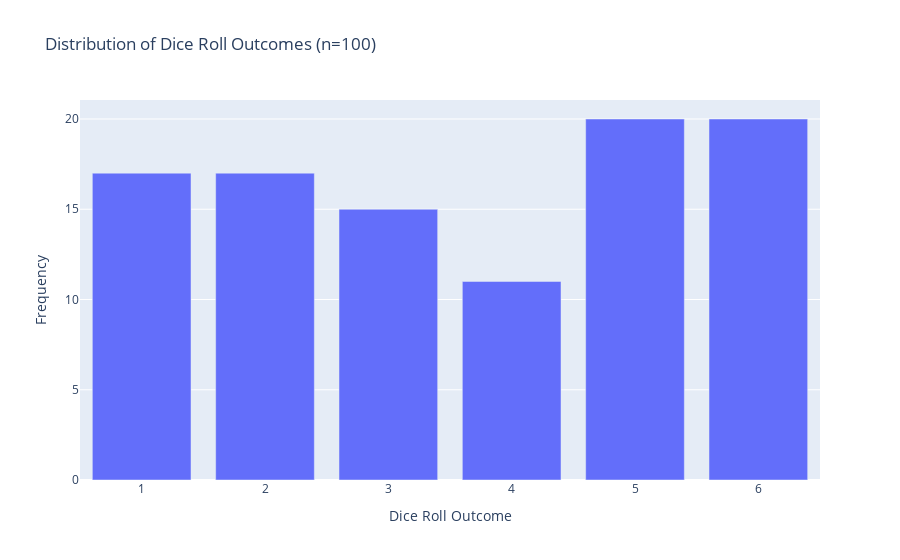

The notebook cell this image was saved under:
### Code cell
import plotly.graph_objects as go


def plot_dice_distribution(counts):
    # Convert counts to a list of tuples (outcome, frequency)
    data = [(outcome, freq) for outcome, freq in counts.items()]

    # Sort the data by outcome
    data.sort(key=lambda x: x[0])

    # Create lists for x and y values
    x_values = [str(item[0]) for item in data]
    y_values = [item[1] for item in data]

    # Create the bar plot
    fig = go.Figure(data=[go.Bar(x=x_values, y=y_values)])

    # Update layout
    fig.update_layout(
        title=f"Distribution of Dice Roll Outcomes (n={sum(y_values)})",
        xaxis_title="Dice Roll Outcome",
        yaxis_title="Frequency",
        bargap=0.2
    )

    # Show the plot
    fig.show()

# Call the function with the counts
plot_dice_distribution(counts)

### Figure 1 — Plotly figure (JSON) as saved in the notebook; plotly's stock layout.template omitted (floating-point values rounded to 4 significant figures)
{"data": [{"type": "bar", "x": ["1", "2", "3", "4", "5", "6"], "y": [17, 17, 15, 11, 20, 20]}], "layout": {"bargap": 0.2, "title": {"text": "Distribution of Dice Roll Outcomes (n=100)"}, "xaxis": {"title": {"text": "Dice Roll Outcome"}}, "yaxis": {"title": {"text": "Frequency"}}}}
